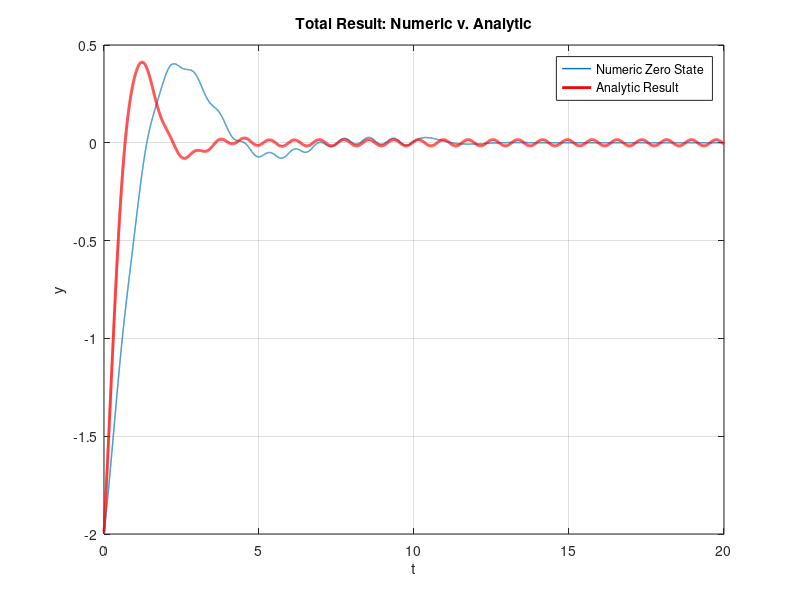

Write the MATLAB code that produced this figure.
data = load('./total_result.txt');
x = data(:,1);
y = data(:,2);


figure;
plot(x,y,'LineWidth',1,'DisplayName','Numeric Zero State')
hold on;
grid on;

t_fine = 0:0.001:20;

y_analytic = (-0.07 .* exp(-2.6038 .* t_fine) + 1.94 .* exp(-1.198 .* t_fine) .* cos(2.08 .* t_fine - 2.98) + 0.0164 .* cos(7.85 .* t_fine +2.03));

y_analytic = real(y_analytic);

plot(t_fine, y_analytic, 'r-','Linewidth',2,'DisplayName', 'Analytic Result')

legend('show');
xlabel('t');
ylabel('y');
title('Total Result: Numeric v. Analytic');
